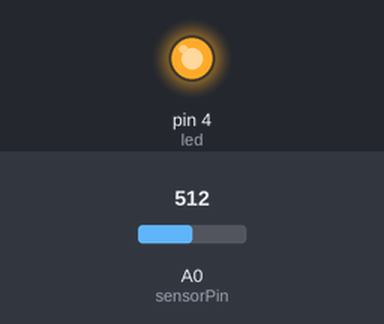
A sketch run on a simulated Arduino Uno, built with avr-gcc and run on an emulated ATmega328P. On the bench: output pins drawn as LEDs (lit = HIGH). The inputs (shaded band) are chosen by the test bench; at power-on: A0 (sensorPin) = 512. What the sketch prints to the serial monitor is not drawn.

Above: at 0.1 s.
Timing chart, 0 to 1.6 s (numbered marks = the images above):
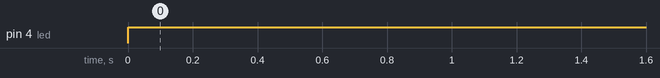

The sketch:

gas_sensor.ino
```cpp
int led = 4;
int sensorPin = A0;
int gaslevel;
int serialValue = 9600;

void setup() {
  Serial.begin(9600);
  pinMode(led, OUTPUT);
  digitalWrite(led, LOW);
}


void loop() {

  gaslevel = (analogRead(sensorPin));
  gaslevel = map(gaslevel,0,1023,0,255);

  //Serial.println(gaslevel);

  if(gaslevel >= 10){
    Serial.println("gas~1");
    digitalWrite(led, HIGH);
  } else if(gaslevel < 10 && gaslevel >= 1 ){
    Serial.println("gas~0");
    digitalWrite(led, LOW);
  }

  delay(5000);
}
```

Measured:
- by itself, pin 4 (led): LOW → HIGH at 0.00 s
